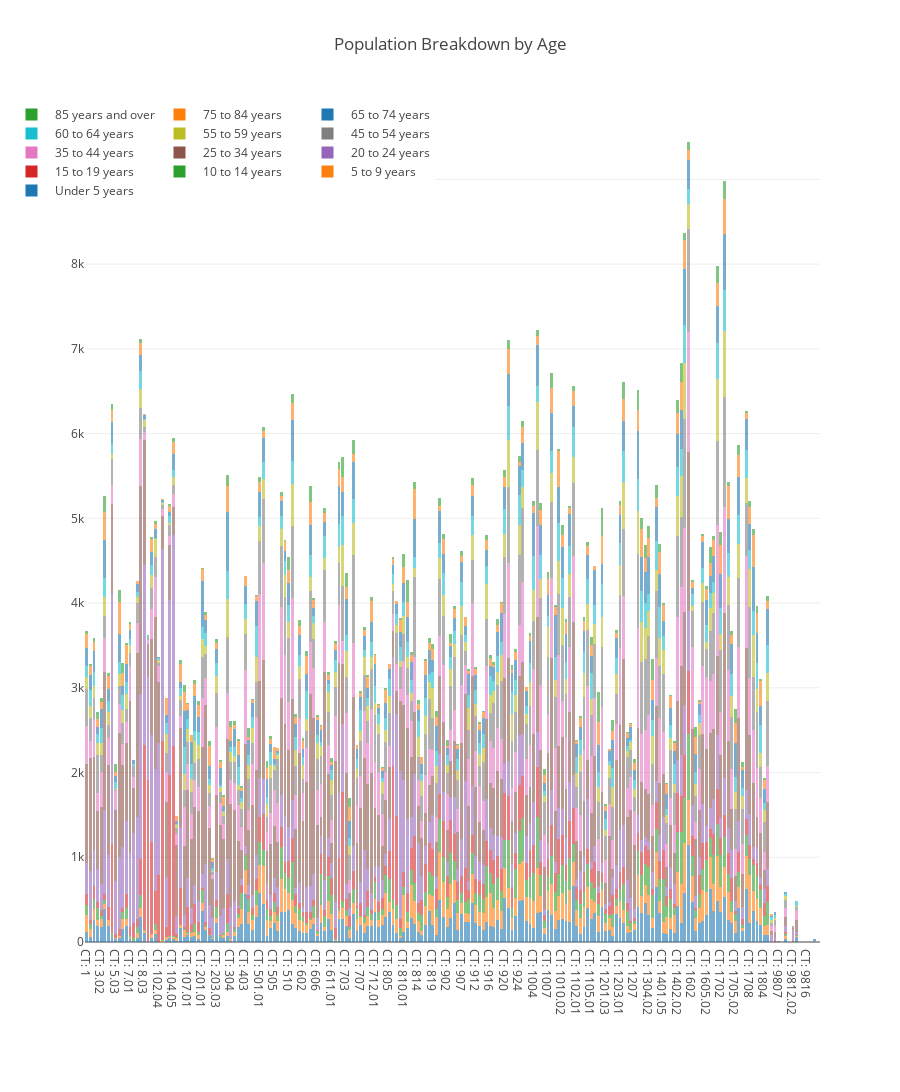

Notebook code cell kept with this figure:
### Code cell
age_df = RD.MA_AgeRaceSex[["Estimate; SEX AND AGE - Under 5 years", 
                         "Estimate; SEX AND AGE - 5 to 9 years", 
                         "Estimate; SEX AND AGE - 10 to 14 years", 
                         "Estimate; SEX AND AGE - 15 to 19 years", 
                         "Estimate; SEX AND AGE - 20 to 24 years", 
                         "Estimate; SEX AND AGE - 25 to 34 years",
                         "Estimate; SEX AND AGE - 35 to 44 years",
                         "Estimate; SEX AND AGE - 45 to 54 years",
                         "Estimate; SEX AND AGE - 55 to 59 years",
                         "Estimate; SEX AND AGE - 60 to 64 years",
                         "Estimate; SEX AND AGE - 65 to 74 years",
                         "Estimate; SEX AND AGE - 75 to 84 years",
                         "Estimate; SEX AND AGE - 85 years and over"
                        ]]

traces = []
for i, col in enumerate(age_df.columns):
    nm = col.replace("Estimate; SEX AND AGE -", "")
    trace = go.Bar(x=Census_Tracts, y=age_df[col], name=nm, marker=dict(opacity=0.6))
    traces.append(trace)
    
layout = dict(barmode="stack", title="Population Breakdown by Age ", margin=dict(b=150), height=1400, legend=dict(x=-0.1, y=1, orientation="h"))
fig = go.Figure(data=traces, layout=layout)
iplot(fig)

### Figure 1 — Plotly figure (JSON) as saved in the notebook; plotly's stock layout.template omitted (floating-point values rounded to 4 significant figures; data arrays with more than 128 entries replaced by an {"elided": "..."} marker saying what was removed)
{"data": [{"marker": {"opacity": 0.6}, "name": " Under 5 years", "type": "bar", "uid": "ae525144-73b5-4146-bbec-473c48d81446", "x": {"elided": "204 str values"}, "y": {"elided": "204 str values"}}, {"marker": {"opacity": 0.6}, "name": " 5 to 9 years", "type": "bar", "uid": "3b256ec4-9ec6-4e85-9229-7e98cec7e4e4", "x": {"elided": "204 str values"}, "y": {"elided": "204 str values"}}, {"marker": {"opacity": 0.6}, "name": " 10 to 14 years", "type": "bar", "uid": "8ab9be4f-5e12-485f-9fb5-9d099110a68d", "x": {"elided": "204 str values"}, "y": {"elided": "204 str values"}}, {"marker": {"opacity": 0.6}, "name": " 15 to 19 years", "type": "bar", "uid": "80903870-7d26-4052-838b-8ebcdee567a2", "x": {"elided": "204 str values"}, "y": {"elided": "204 str values"}}, {"marker": {"opacity": 0.6}, "name": " 20 to 24 years", "type": "bar", "uid": "bc6c3f90-3896-48f8-9b60-fe83eea0b0f1", "x": {"elided": "204 str values"}, "y": {"elided": "204 str values"}}, {"marker": {"opacity": 0.6}, "name": " 25 to 34 years", "type": "bar", "uid": "59430cb1-b507-4a17-bd55-d9b762bff389", "x": {"elided": "204 str values"}, "y": {"elided": "204 str values"}}, {"marker": {"opacity": 0.6}, "name": " 35 to 44 years", "type": "bar", "uid": "c217eefb-8ec8-4c87-8a75-d4b41c2ee330", "x": {"elided": "204 str values"}, "y": {"elided": "204 str values"}}, {"marker": {"opacity": 0.6}, "name": " 45 to 54 years", "type": "bar", "uid": "f6a2000c-2517-4a72-a26d-f9c728a1bb6c", "x": {"elided": "204 str values"}, "y": {"elided": "204 str values"}}, {"marker": {"opacity": 0.6}, "name": " 55 to 59 years", "type": "bar", "uid": "b9effaee-0751-49bf-8980-f2e22e41b9f0", "x": {"elided": "204 str values"}, "y": {"elided": "204 str values"}}, {"marker": {"opacity": 0.6}, "name": " 60 to 64 years", "type": "bar", "uid": "4e5ed15c-95da-44ad-b732-7ced866a31f2", "x": {"elided": "204 str values"}, "y": {"elided": "204 str values"}}, {"marker": {"opacity": 0.6}, "name": " 65 to 74 years", "type": "bar", "uid": "6d6ea9bf-7d1a-474b-8855-44e5fd2c09ae", "x": {"elided": "204 str values"}, "y": {"elided": "204 str values"}}, {"marker": {"opacity": 0.6}, "name": " 75 to 84 years", "type": "bar", "uid": "480b28e9-c011-4b54-bfe0-7d602121f5f0", "x": {"elided": "204 str values"}, "y": {"elided": "204 str values"}}, {"marker": {"opacity": 0.6}, "name": " 85 years and over", "type": "bar", "uid": "1d9445f9-9ab6-4b49-a06c-b9232ab6e5e1", "x": {"elided": "204 str values"}, "y": {"elided": "204 str values"}}], "layout": {"barmode": "stack", "height": 1400, "legend": {"orientation": "h", "x": -0.1, "y": 1}, "margin": {"b": 150}, "title": "Population Breakdown by Age "}}
